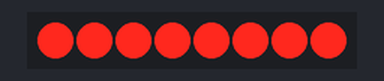
Bench run of a sketch on a simulated Arduino Uno, built with avr-gcc and run on an emulated ATmega328P. On the bench: 8 shift-register outputs drawn as a row of LEDs (first output left, lit = HIGH). Wiring (inferred from the names in the program): shift register (74HC595): data pin 12; shift clock pin 9; latch pin 11. Wiring (inferred from the signals the program sends): row of LEDs: on Q0, Q1, Q2, Q3, Q4, Q5, Q6, Q7.

Above: at 0.1 s.
At 2.1 s:
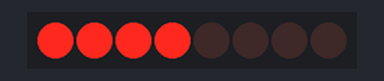
At 8.1 s:
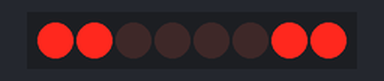
At 19.1 s:
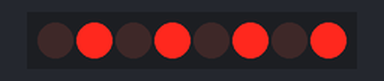
At 29.1 s:
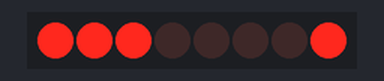
At 38.1 s:
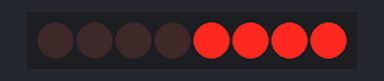
Timing chart, 0 to 40.0 s (numbered marks = the images above):
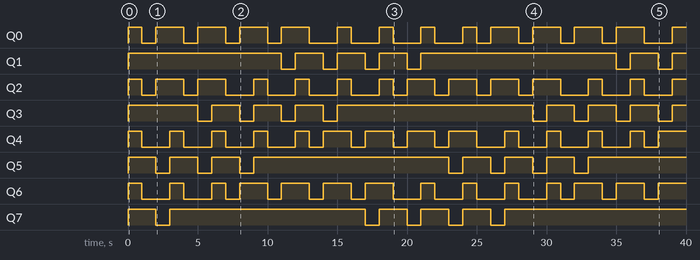

The sketch:

sketch_aug7a.ino
```cpp
int latchPin = 11;
int clockPin = 9;
int dataPin = 12;
int dt = 1000;

byte LED1s = 0xFF;
byte LED2s = 0b01010101;
byte myByte = 0xF0;

void setup() {
  // put your setup code here, to run once:
  Serial.begin(9600);
  // 74HC595
  // latchPin LOW to allow update, set data using clockPin to sync, then latchPin HIGH.
  pinMode(latchPin, OUTPUT);
  pinMode(dataPin, OUTPUT);
  pinMode(clockPin, OUTPUT);
}

void loop() {
  // put your main code here, to run repeatedly:
  digitalWrite(latchPin, LOW);
  shiftOut(dataPin, clockPin, LSBFIRST, LED1s);
  digitalWrite(latchPin, HIGH);
  delay(dt);

  digitalWrite(latchPin, LOW);
  shiftOut(dataPin, clockPin, LSBFIRST, LED2s);
  digitalWrite(latchPin, HIGH);
  delay(dt);

  // shift circular
  digitalWrite(latchPin, LOW);
  shiftOut(dataPin, clockPin, LSBFIRST, myByte);
  digitalWrite(latchPin, HIGH);
  myByte = myByte / 128 + myByte * 2;
  delay(dt);
}
```

Measured:
- by itself, Q0: goes HIGH 1.0 s, 4 × (LOW 1.0 s, HIGH 2.0 s), 4 × (LOW 2.0 s, HIGH 1.0 s), 4 × (LOW 1.0 s, HIGH 2.0 s), LOW 2.0 s, then HIGH
- by itself, Q1: LOW → HIGH at 0.00 s, → LOW 11.0 s later, → HIGH 1.0 s later, → LOW 2.0 s later, … (13 changes in this stretch)
- by itself, Q2: LOW → HIGH at 0.00 s, → LOW 1.0 s later, → HIGH 1.0 s later, → LOW 2.0 s later, … (27 changes in this stretch)
- by itself, Q3: goes HIGH 5.0 s, 3 × (LOW 1.0 s, HIGH 2.0 s), LOW 1.0 s, HIGH 14.0 s, 3 × (LOW 1.0 s, HIGH 2.0 s), LOW 1.0 s, then HIGH
- by itself, Q4: goes 4 × (HIGH 1.0 s, LOW 2.0 s), HIGH 1.0 s, 4 × (LOW 1.0 s, HIGH 2.0 s), 4 × (LOW 2.0 s, HIGH 1.0 s), LOW 1.0 s, then HIGH
- by itself, Q5: goes 3 × (HIGH 2.0 s, LOW 1.0 s), HIGH 14.0 s, 3 × (LOW 1.0 s, HIGH 2.0 s), LOW 1.0 s, then HIGH
- by itself, Q6: LOW → HIGH at 0.00 s, → LOW 1.0 s later, → HIGH 2.0 s later, → LOW 1.0 s later, … (27 changes in this stretch)
- by itself, Q7: goes HIGH 2.0 s, LOW 1.0 s, HIGH 14.0 s, 3 × (LOW 1.0 s, HIGH 2.0 s), LOW 1.0 s, then HIGH
